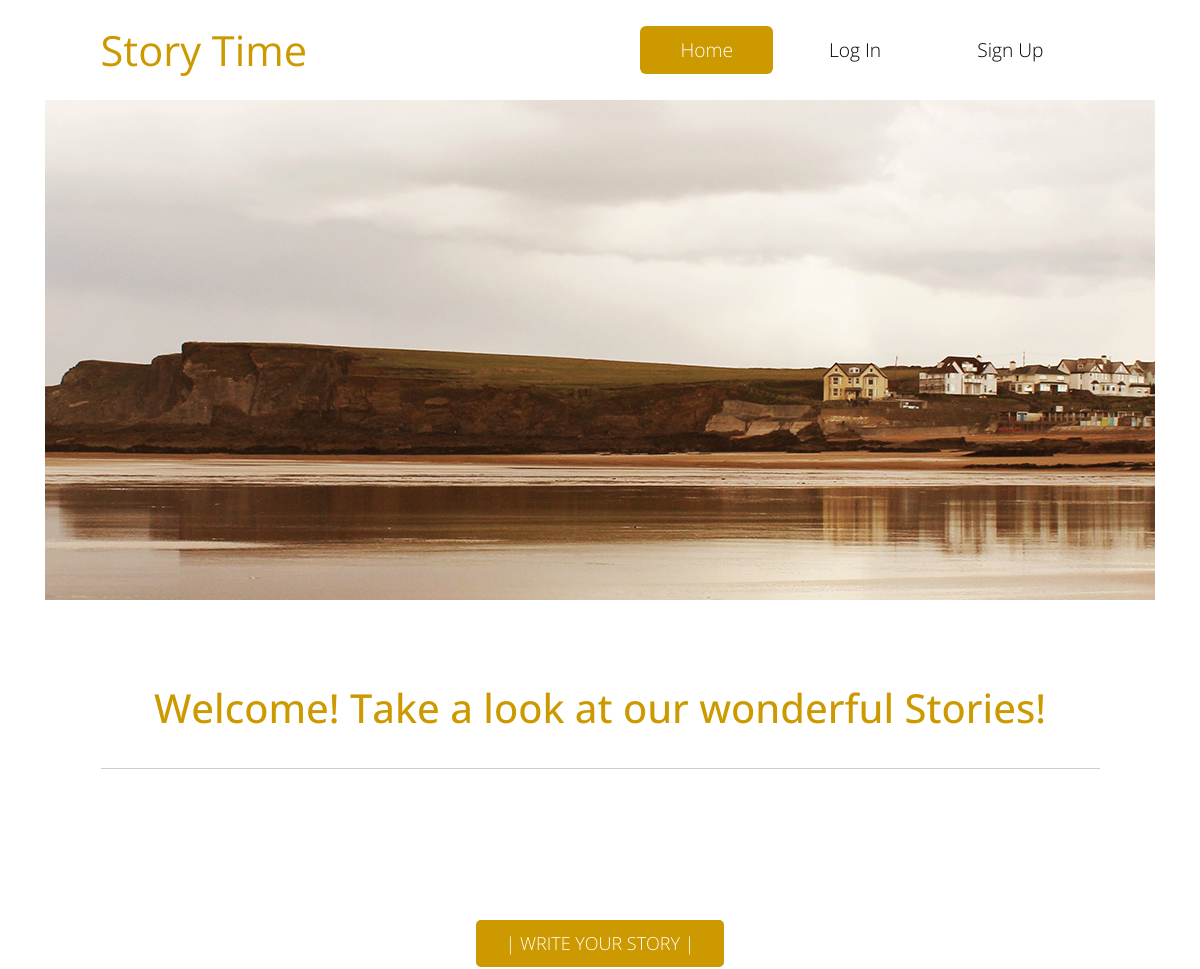
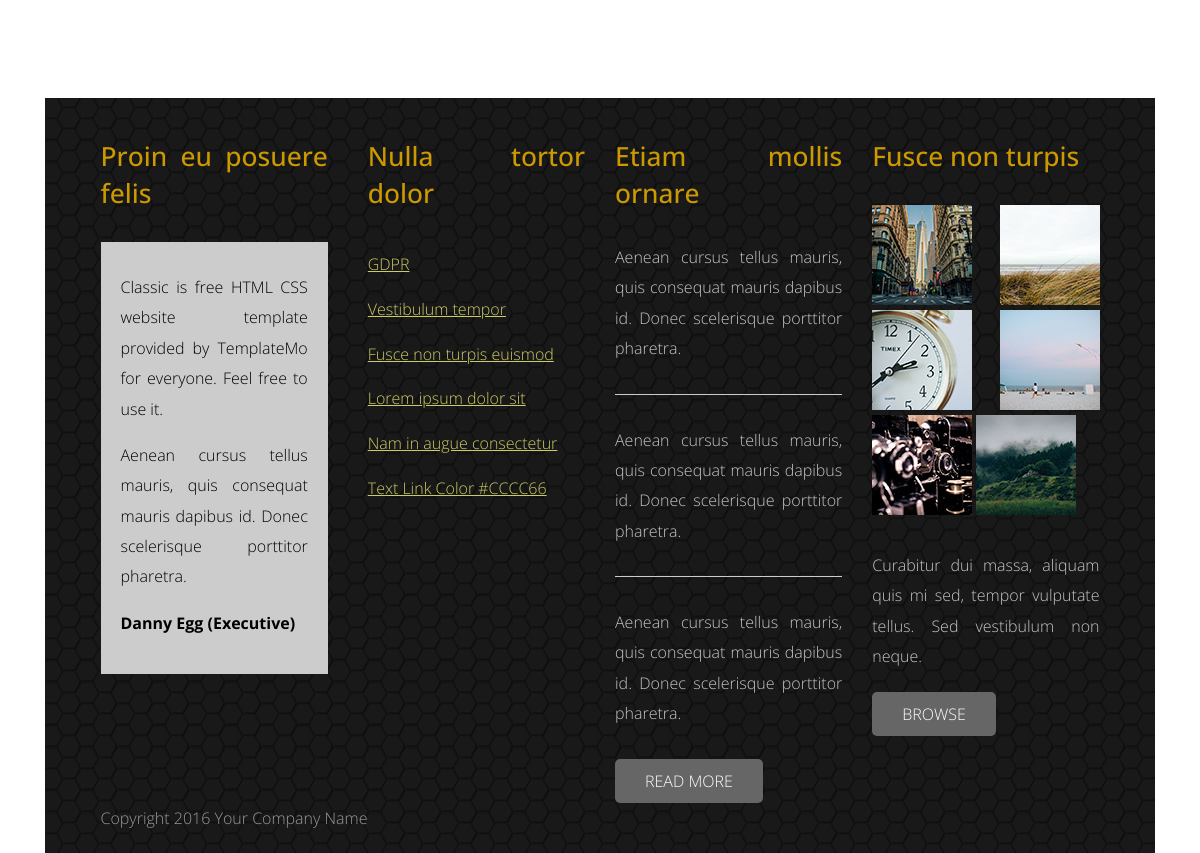
The app's page /, older data (2 pictures, top to bottom).
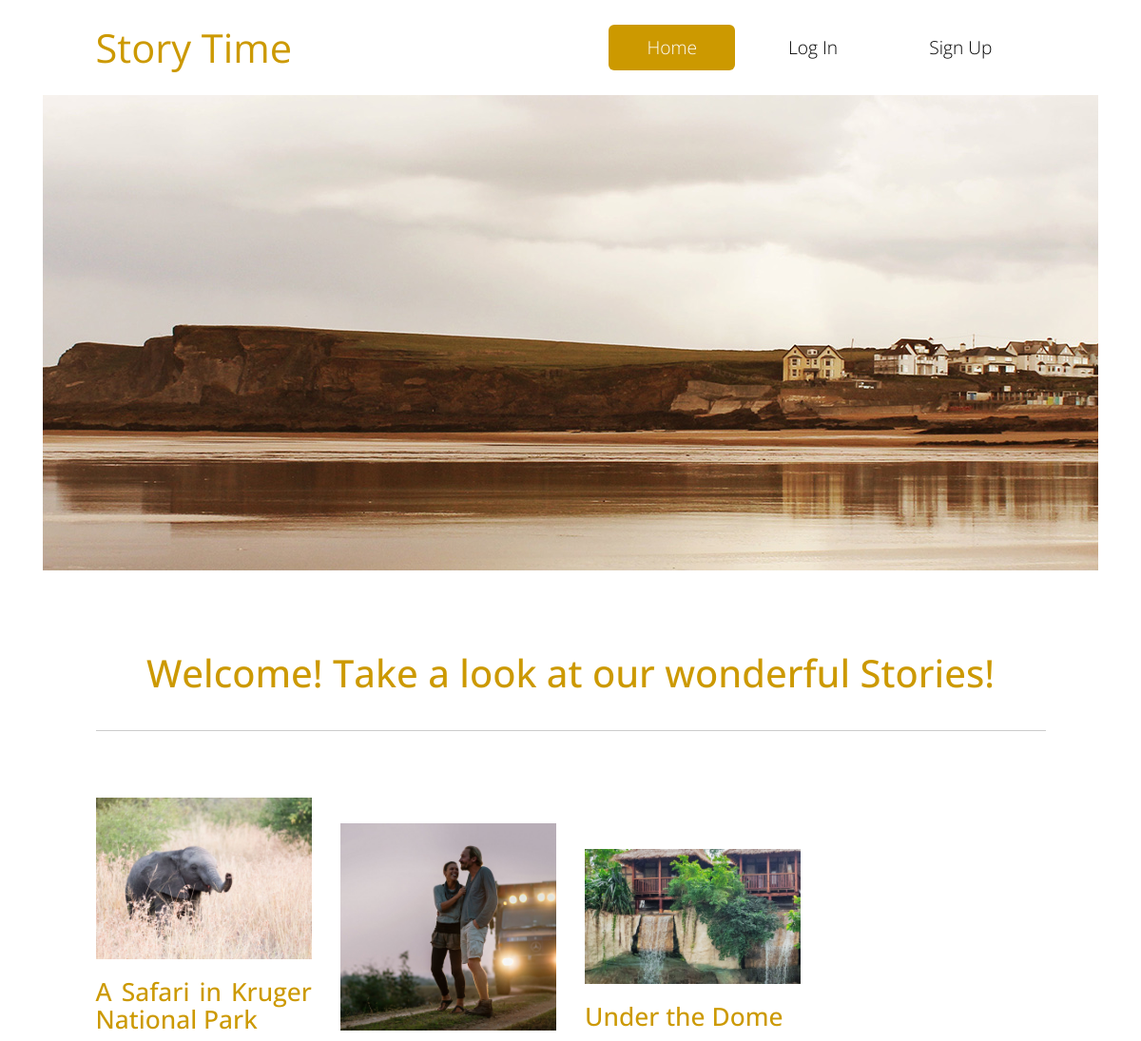
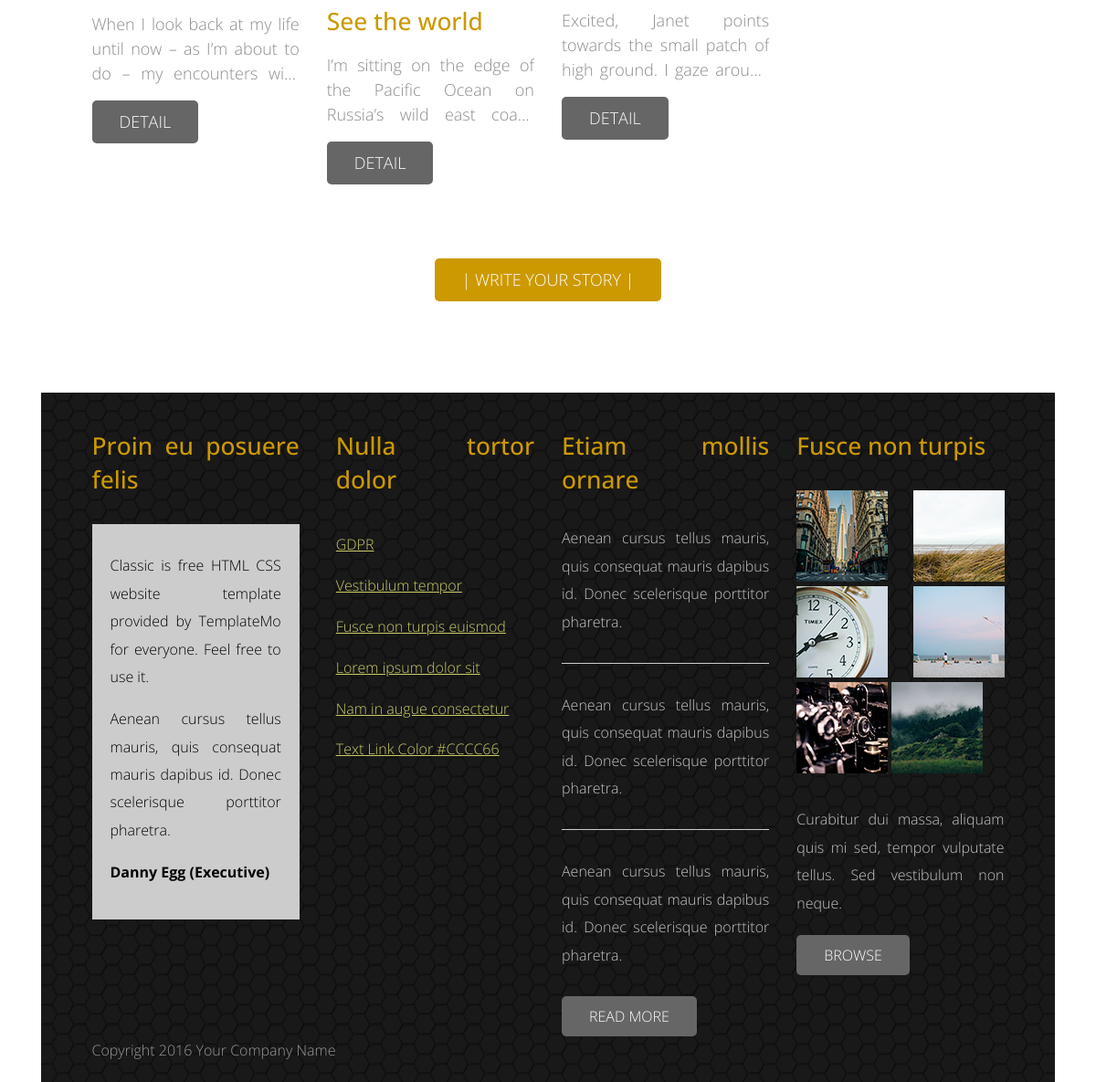
The same page, newer data (2 pictures, top to bottom).
### blog/models.py (models this page shows, shortened)
class Story(models.Model):
	title = models.CharField('Story name',max_length=100)
	text = models.TextField()
	img = models.ImageField(upload_to = 'images', default=None)
	user = models.ForeignKey(User, on_delete=models.CASCADE)

### blog/views.py (the view)
# urls.py: path("", views.home, name="home"),
def home(request):
	request.user
	story_list = Story.objects.all()
	template = loader.get_template("blog/home.html")
	return render(request, "blog/home.html", {'story_list':story_list})

### blog/templates/blog/home.html (shortened to what this page needs)
{% extends './base.html' %}
{% load static %}
{% block content %}
<body>
    <div class="tm-header">
        <div class="container-fluid">
            <div class="tm-header-inner">
                <a href="#" class="navbar-brand tm-site-name">Story Time</a>
                <nav class="navbar tm-main-nav">
                    <div class="collapse navbar-toggleable-sm" id="tmNavbar">
                        <ul class="nav navbar-nav">
                            <li class="nav-item active">
                                <a href="/" class="nav-link">Home</a>
                            </li>
                            {% if user.is_authenticated %}
                            <li class="nav-item">
                                <a href="{% url 'profile' user.username %}" class="nav-link">Profile</a>
                            </li>
                            <li class="nav-item">
                                <a href="my_stories" class="nav-link">My Stories</a>
                            </li>
                            <li class="nav-item">
                                <a href="logout" class="nav-link">Log Out</a>
                            </li>
                            {% else %}
                            <li class="nav-item">
                                <a href="login" class="nav-link">Log In</a>
                            </li>
                            <li class="nav-item">
                                <a href="register" class="nav-link">Sign Up</a>
                            </li>
                            {% endif %}
                        </ul>
                    </div>
                </nav>
            </div>
        </div>
    </div>
    <div class="tm-home-img-container">
    </div>
    <section class="tm-section">
        <div class="container-fluid">
            <div class="row">
                <div class="col-xs-12 col-sm-12 col-md-12 col-lg-12 text-xs-center">
                    <h1 class="tm-gold-text tm-title">Welcome! Take a look at our wonderful Stories!</h1>
                </div>
            </div>
            <hr>
            <br>
            <br>
            <div class="row">
                {% for story in story_list %}
		        <div class="col-xs-12 col-sm-6 col-md-6 col-lg-3 col-xl-3">
		            <div class="tm-content-box">
                        {% if story.img %}
                        <img src='{{story.img.url}}' alt="connect" class="tm-margin-b-20 img-fluid">
		                {% endif %}
                        <h3 class="tm-margin-b-20 tm-gold-text">{{story.title}}</h3>
		        	<div class="ellipsis"> {{story.text}} </div>
                        <a href="story_details/?st={{story.id}}" class="tm-btn tm-btn-gray text-uppercase">Detail</a>
		            </div>
		        </div>
        	    <br>
	            {% endfor %}
        </div>
        <br>
        <br>
        <br>
        <div class="col-xs-12 col-sm-12 col-md-12 col-lg-12 text-xs-center">
            <a href="/new_story" class="tm-btn text-uppercase">| Write your story |</a>
        </div>
    </section>
    <footer class="tm-footer">
        <div class="container-fluid">
            <div class="row">
                <div class="col-xs-12 col-sm-6 col-md-6 col-lg-3 col-xl-3">
                    <div class="tm-footer-content-box">
                        <h3 class="tm-gold-text tm-title tm-footer-content-box-title">Proin eu posuere felis</h3>
                        <div class="tm-gray-bg">
                            <p>Classic is free HTML CSS website template provided by TemplateMo for everyone. Feel free to use it.</p>
                            <p>Aenean cursus tellus mauris, quis consequat mauris dapibus id. Donec scelerisque porttitor pharetra.</p>
                            <p><strong>Danny Egg (Executive)</strong></p>
                        </div>
                    </div>
                </div>
                <div class="col-xs-12 col-sm-6 col-md-6 col-lg-3 col-xl-3">
                    <div class="tm-footer-content-box tm-footer-links-container">
                        <h3 class="tm-gold-text tm-title tm-footer-content-box-title">Nulla tortor dolor</h3>
                        <nav>
                            <ul class="nav">
                                <li><a href="{% url 'GDPR' %}" class="tm-footer-link">GDPR</a></li>
                                <li><a href="#" class="tm-footer-link">Vestibulum tempor</a></li>
                                <li><a href="#" class="tm-footer-link">Fusce non turpis euismod</a></li>
                                <li><a href="#" class="tm-footer-link">Lorem ipsum dolor sit</a></li>
                                <li><a href="#" class="tm-footer-link">Nam in augue consectetur</a></li>
                                <li><a href="#" class="tm-footer-link">Text Link Color #CCCC66</a></li>
                            </ul>
                        </nav>
                    </div>
                </div>
                <div class="col-xs-12 col-sm-6 col-md-6 col-lg-3 col-xl-3">
                    <div class="tm-footer-content-box">
                        <h3 class="tm-gold-text tm-title tm-footer-content-box-title">Etiam mollis ornare</h3>
                        <p class="tm-margin-b-30">Aenean cursus tellus mauris, quis consequat mauris dapibus id. Donec scelerisque porttitor pharetra.</p><hr class="tm-margin-b-30">
                        <p class="tm-margin-b-30">Aenean cursus tellus mauris, quis consequat mauris dapibus id. Donec scelerisque porttitor pharetra.</p><hr class="tm-margin-b-30">
                        <p class="tm-margin-b-30">Aenean cursus tellus mauris, quis consequat mauris dapibus id. Donec scelerisque porttitor pharetra.</p>
                        <a href="#" class="tm-btn tm-btn-gray text-uppercase">Read More</a>
                    </div>
                </div>
                <div class="col-xs-12 col-sm-6 col-md-6 col-lg-3 col-xl-3">
                    <div class="tm-footer-content-box">
                        <h3 class="tm-gold-text tm-title tm-footer-content-box-title">Fusce non turpis</h3>
                        <div class="tm-margin-b-30">
                            <img src={% static 'images/tm-img-100x100-1.jpg' %} alt="Image" class="tm-footer-thumbnail">
                            <img src={% static 'images/tm-img-100x100-2.jpg' %} alt="Image" class="tm-footer-thumbnail">
                            <img src={% static 'images/tm-img-100x100-3.jpg' %} alt="Image" class="tm-footer-thumbnail">
                            <img src={% static 'images/tm-img-100x100-4.jpg' %} alt="Image" class="tm-footer-thumbnail">
                            <img src={% static 'images/tm-img-100x100-5.jpg' %} alt="Image" class="tm-footer-thumbnail">
                            <img src={% static 'images/tm-img-100x100-6.jpg' %} alt="Image" class="tm-footer-thumbnail">
                        </div>
                        <p class="tm-margin-b-20">Curabitur dui massa, aliquam quis mi sed, tempor vulputate tellus. Sed vestibulum non neque.</p>
                        <a href="#" class="tm-btn tm-btn-gray text-uppercase">Browse</a>
                    </div>
                </div>
            </div>
            <div class="row">
                <div class="col-xs-12 tm-copyright-col">
                    <p class="tm-copyright-text">Copyright 2016 Your Company Name</p>
                </div>
            </div>
        </div>
    </footer>
</body>
{% endblock content %}

### blog/templates/blog/base.html (shortened to what this page needs)
{% load static %}
<!DOCTYPE html>
<html>
<head>
    <link rel="stylesheet" href={% static 'css/bootstrap.min.css' %}>
    <link rel="stylesheet" href={% static 'css/templatemo-style.css' %}>
</head>
<body>
  <main>
    <div class="container">
    {% block content %}
    {% endblock %}
    </div>
  </main>
</body>
</html>

### static/css/templatemo-style.css (style rules this page uses)
body { color: #8c8c8c; font-family: 'Open Sans', Helvetica, Arial, sans-serif; font-size: 18px; font-weight: 300; overflow-x: hidden; }
a, button { transition: all 0.3s ease; }
.container-fluid { margin-left: auto; margin-right: auto; max-width: 1390px; overflow-x: hidden; }
@media (max-width: 1390px) { .container-fluid { padding-left: 5%; padding-right: 5%; } }
.tm-header-inner { display: -webkit-flex; display: -ms-flexbox; display: flex; -webkit-align-items: center; -ms-flex-align: center; align-items: center; -webkit-justify-content: space-between; -ms-flex-pack: justify; justify-content: space-between; height: 100px; }
.tm-site-name { color: #cc9900; display: block; font-size: 2.6rem; font-weight: 400; }
.tm-main-nav { font-size: 1.2rem; }
.navbar-nav .nav-link { border-radius: 6px; color: black; padding: 10px 40px; }
.nav-item.active .nav-link, .nav-link:hover, .nav-link:focus { color: white; background-color: #cc9900; }
.tm-gold-text { color: #cc9900; }
.tm-section { padding-top: 80px; padding-bottom: 100px; }
.tm-home-img-container { background-image: url('../images/tm-home-img.jpg'); background-size: auto; background-position: center; background-repeat: no-repeat; height: 500px; }
.tm-title { margin-bottom: 1rem; line-height: 1.4; }
.tm-content-box { max-width: 310px; margin: 0 auto; }
h3 { font-size: 1.65rem; }
.tm-btn { color: white; background-color: #cc9900; border: none; border-radius: 5px; display: inline-block; padding: 10px 30px; }
.tm-btn-gray { background-color: #666666; }
.tm-margin-b-20 { margin-bottom: 20px; }
.tm-margin-b-30 { margin-bottom: 30px; }
.tm-footer { color: #c6c6c6; background-color: #191919; background-image: url('../images/classic-pattern-bg.png'); font-size: 1rem; padding-top: 40px; padding-bottom: 20px; }
.tm-footer-links-container { padding-left: 10px; }
.tm-footer-link { color: #CCCC66; line-height: 2.8; text-decoration: underline; }
.tm-footer-thumbnail { margin-bottom: 5px; }
.tm-copyright-text { color: #999999; margin-bottom: 0; }
hr { border-top: 1px solid #CCCCCC; }
p { line-height: 1.9; }
.tm-gray-bg { background-color: #CCCCCC; color: black; padding: 30px 20px 20px; }
.tm-footer-content-box-title { margin-bottom: 30px; }

### blog/templates/blog/home.html (style rules this page uses)
div.ellipsis { overflow: hidden; text-overflow: ellipsis; display: -webkit-box; -webkit-line-clamp: 3; -webkit-box-orient: vertical; }
div { text-align: justify; text-justify: inter-word; }

Row changes from the older to the newer data that the page shows:
added Story: img (picture), title "A Safari in Kruger National Park", text "When I look back at my life until now – as I’m about to do – my encounters…"
added Story: img (picture), title "See the world", text "I’m sitting on the edge of the Pacific Ocean on Russia’s wild east…"
added Story: img (picture), title "Under the Dome", text "Excited, Janet points towards the small patch of high ground. I gaze…"
